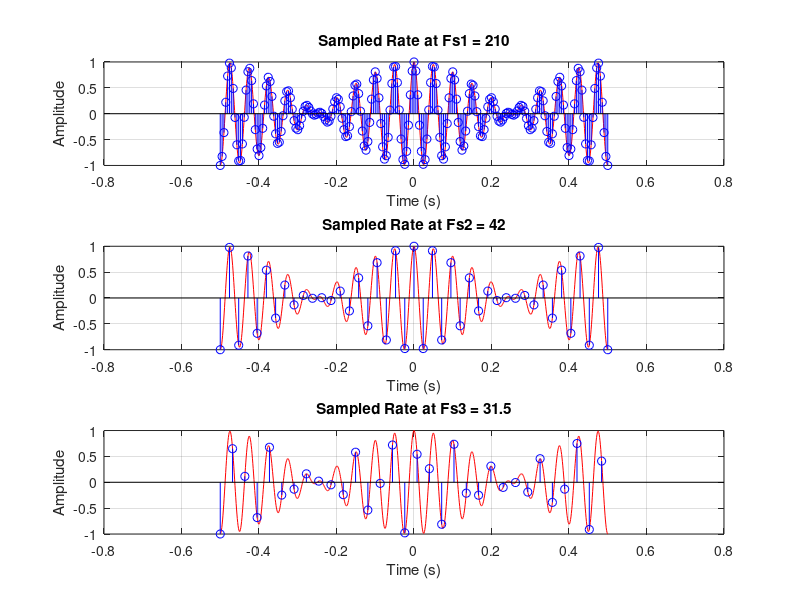

This chart was generated by the following MATLAB code: (Note: this script raises an error after producing the figure.)
%% Task 2: Nyquist Rate and Signal Visualization with Subplots

% Define the time variable and the original signal
t = -0.5:0.001:0.5;
st = cos(40*pi*t).*cos(2*pi*t);
fc = 42;  % Nyquist rate in Hz
%(1/2)*(cos(38*pi*t2)) + (1/2)*(cos(42*pi*t2));

% Define Fs1, t1, and s1
Fs1 = 5*fc;
t1 = -0.5:1/Fs1:0.5;
s1 = cos(40*pi*t1).*cos(2*pi*t1);

% Define Fs2, t2, and s2
Fs2 = fc;
t2 = -0.5:1/Fs2:0.5;
s2 = cos(40*pi*t2).*cos(2*pi*t2);

% Define Fs3, t3, and s3
Fs3 = (3/4)*fc;
t3 = -0.5:1/Fs3:0.5;
s3 = cos(40*pi*t3).*cos(2*pi*t3);

% Create subplots for visualization
figure(2);

% Plot sampled signal s1 with Fs1
subplot(3,1,1);
plot(t, st, 'r'); hold on;
stem(t1, s1, 'b');
title(['Sampled Rate at Fs1 = ', num2str(Fs1)]);
xlabel('Time (s)');
ylabel('Amplitude');
grid on; hold off;

% Plot sampled signal s2 with Fs2
subplot(3,1,2);
plot(t, st, 'r'); hold on;
stem(t2, s2, 'b');
title(['Sampled Rate at Fs2 = ', num2str(Fs2)]);
xlabel('Time (s)');
ylabel('Amplitude');
grid on; hold off;

% Plot sampled signal s3 with Fs3
subplot(3,1,3);
plot(t, st, 'r'); hold on;
stem(t3, s3, 'b');
title(['Sampled Rate at Fs3 = ', num2str(Fs3)]);
xlabel('Time (s)');
ylabel('Amplitude');
grid on; hold off;

% Adjust the layout for better readability
sgtitle('Task 2');
